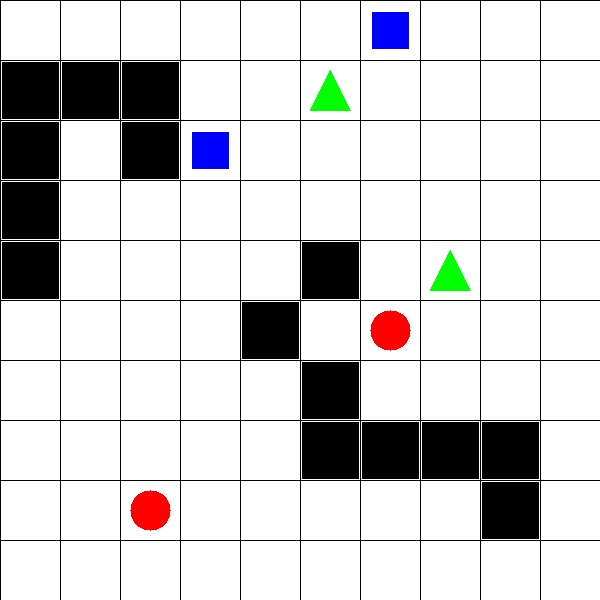
#> input picture test_image3.jpg, 600 x 600 px
$ python test_21.py   (Python 2 division)
#> lines starting #> are read from the running program, lines starting #| are printed output that depends on the picture
### AstarAlgo.py
# A* Shortest Path Algorithm
# http://en.wikipedia.org/wiki/A*
# FB - 201012256
from heapq import heappush, heappop  # for priority queue
import math
import time


class node:
    # current position
    xPos = 0
    yPos = 0
    # total distance already travelled to reach the node
    distance = 0
    # priority = distance + remaining distance estimate
    priority = 0  # smaller: higher priority

    # [5 lines left out: function __init__, not called in this run]

    def __lt__(self, other):  # for priority queue
        return self.priority < other.priority

    def updatePriority(self, xDest, yDest):
        self.priority = self.distance + self.estimate(xDest, yDest) * 10  # A*

    # give better priority to going straight instead of diagonally
    # [105 lines left out: functions nextdistance, estimate, pathFind, not called in this run]


# MAIN
directions = 4  # number of possible directions to move on the map
if directions == 4:
    dx = [1, 0, -1, 0]
    dy = [0, 1, 0, -1]
elif directions == 8:
    dx = [1, 1, 0, -1, -1, -1, 0, 1]
    dy = [0, 1, 1, 1, 0, -1, -1, -1]

# map matrix
n = 10  # horizontal size
m = 10  # vertical size
the_map = []
row = [0] * n
# print row
for i in range(m):
    the_map.append(list(row))

'''
# fillout the map matrix with a '+' pattern
for x in range(n / 8, n * 7 / 8):                                   # obstacle filling
    the_map[m / 2][x] = 1

for y in range(m / 8, m * 7 / 8):
    the_map[y][n / 2] = 1
'''

'''
# randomly select start and finish locations from a list
sf = []
sf.append((0, 0, n - 1, m - 1))
sf.append((0, m - 1, n - 1, 0))
sf.append((n / 2 - 1, m / 2 - 1, n / 2 + 1, m / 2 + 1))
sf.append((n / 2 - 1, m / 2 + 1, n / 2 + 1, m / 2 - 1))
sf.append((n / 2 - 1, 0, n / 2 + 1, m - 1))
sf.append((n / 2 + 1, m - 1, n / 2 - 1, 0))
sf.append((0, m / 2 - 1, n - 1, m / 2 + 1))
sf.append((n - 1, m / 2 + 1, 0, m / 2 - 1))
'''


# [43 lines left out: functions find_path, printMap, not called in this run]

### test_21.py
import cv2
from Integrated import *

from AstarAlgo import *

'''
Program for extracting grid boxes from the grid,
and identify the shape, area and color of the object
'''

def check_task(img_task,gray_task,x):
    counter = ''
    img_extract_size = 60
    img_extract_adjust = 0
    check_value = []
    str_temp = ""
    for column in range(0, x):
        for row in range(0, x):

            i1 = column * img_extract_size + img_extract_adjust
            i2 = (column + 1) * img_extract_size - img_extract_adjust
            j1 = row * img_extract_size + img_extract_adjust
            j2 = (row + 1) * img_extract_size - img_extract_adjust

            img = img_task[i1:i2, j1:j2]
            gray = gray_task[i1:i2, j1:j2]

            color_value = img[30, 30]
            if (color_value[0] < 10 and color_value[1] < 10 and color_value[2] > 240):
                str_temp = ("red",)
            elif (color_value[0] > 240 and color_value[1] < 10 and color_value[2] < 10):
                str_temp = ("blue",)
            elif (color_value[0] < 10 and color_value[1] > 240 and color_value[2] < 10):
                str_temp = ("green",)
            elif (color_value[0] < 10 and color_value[1] > 240 and color_value[2] > 240):
                str_temp = ("yellow",)
            elif (color_value[0] < 10 and color_value[1] < 10 and color_value[2] < 10):
                str_temp = ("black",)

            ret, thresh = cv2.threshold(gray, 160, 255, 1)
            contours, h = cv2.findContours(thresh, 1, 2)

            if len(contours) == 0:
                str_temp = ("NoShape",)
            else:
                for cnt in contours:
                    if counter == str(i1) + str(j1):
                        break
                    approx = cv2.approxPolyDP(cnt, 0.0107 * cv2.arcLength(cnt, True), True)
                    if len(approx) == 3:
                        str_temp += ("Triangle",)
                    elif len(approx) == 4:
                        str_temp += ("4-sided",)
                    elif len(approx) > 10:
                        str_temp += ("Circle",)
                    cv2.imshow("win" + counter, thresh)
                    counter = str(i1) + str(j1)
                    str_temp +=(cv2.contourArea(cnt),)

            check_value.append(str_temp)

    return check_value

img_base_1 = cv2.imread('test_image3.jpg')
#> img_base_1 is the input picture: shape (600, 600, 3); mean B, G, R 209, 208.3, 208.8
gray_base_1 = cv2.imread('test_image3.jpg', 0)
#> gray_base_1: shape (600, 600); min 0, max 255, mean 208.6

board_values = check_task(img_base_1, gray_base_1, 10)
#> after the loop in check_task, `for column in range(0, x):`:
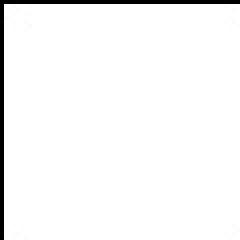
#> gray: shape (60, 60) (shown 4 times larger); min 0, max 255, mean 246.5
#> after the loop in check_task, `for column in range(0, x):`:
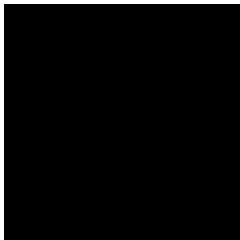
#> thresh: shape (60, 60) (shown 4 times larger); 3.3% white in thin lines or dots
#> after the loop in check_task, `for column in range(0, x):`: check_value = []
#> (the run stopped early here; a loop or call above may not have finished)

$ run again, with test_image1.jpg copied over test_image3.jpg
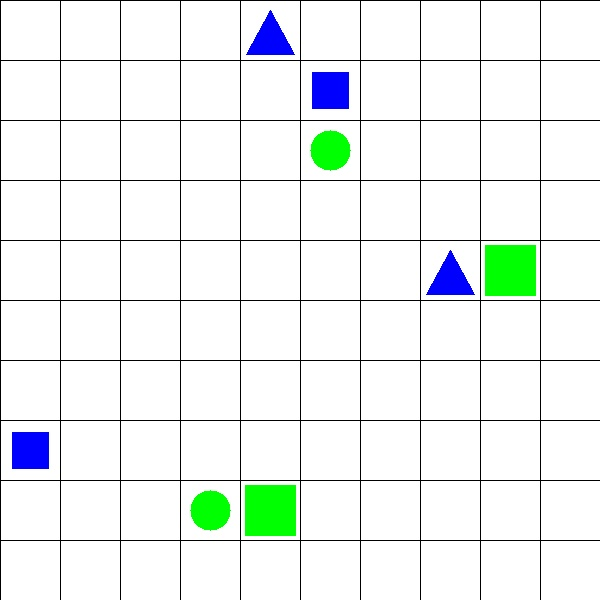
#> input picture test_image1.jpg, 600 x 600 px
#> img_base_1 is the input picture: shape (600, 600, 3); mean B, G, R 240.9, 243, 237.6
#> `gray_base_1 = cv2.imread('test_image3.jpg', 0)`:
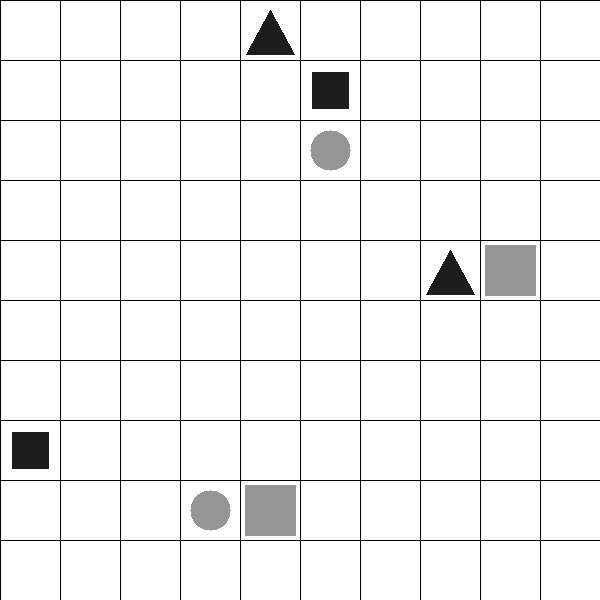
#> gray_base_1: shape (600, 600); min 0, max 255, mean 241.2
#> after the loop in check_task, `for column in range(0, x):`: check_value = []

$ run again, with test_image2.jpg copied over test_image3.jpg
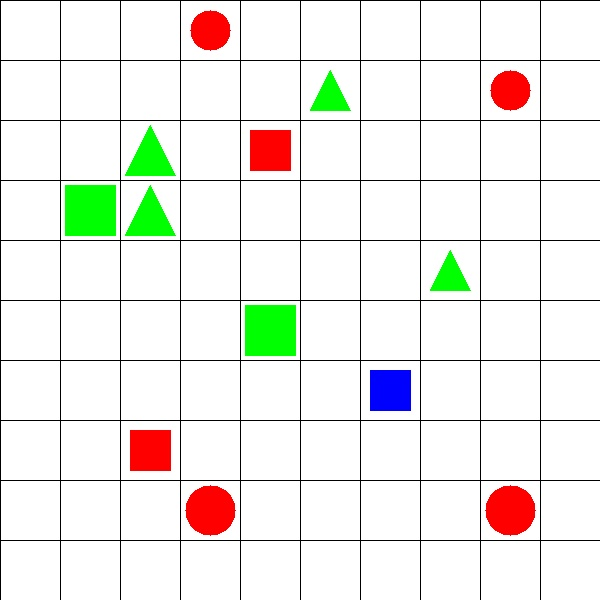
#> input picture test_image2.jpg, 600 x 600 px
#> img_base_1 is the input picture: shape (600, 600, 3); mean B, G, R 232.8, 238.3, 238.4
#> `gray_base_1 = cv2.imread('test_image3.jpg', 0)`:
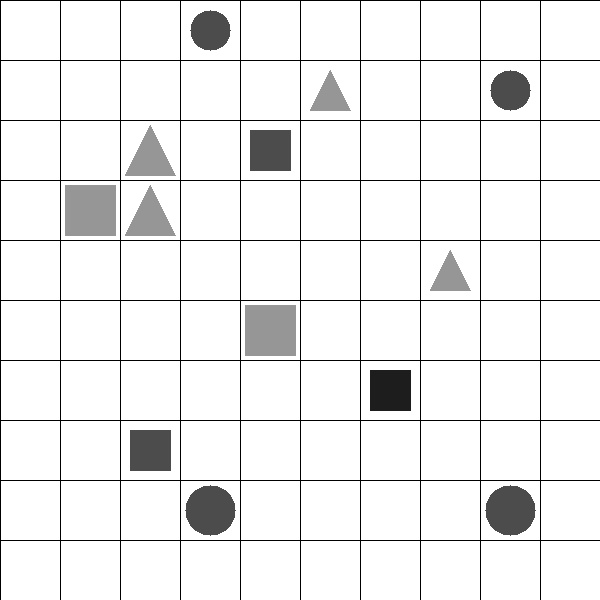
#> gray_base_1: shape (600, 600); min 0, max 255, mean 237.8
#> after the loop in check_task, `for column in range(0, x):`: check_value = []

$ run again, with test_image4.jpg copied over test_image3.jpg
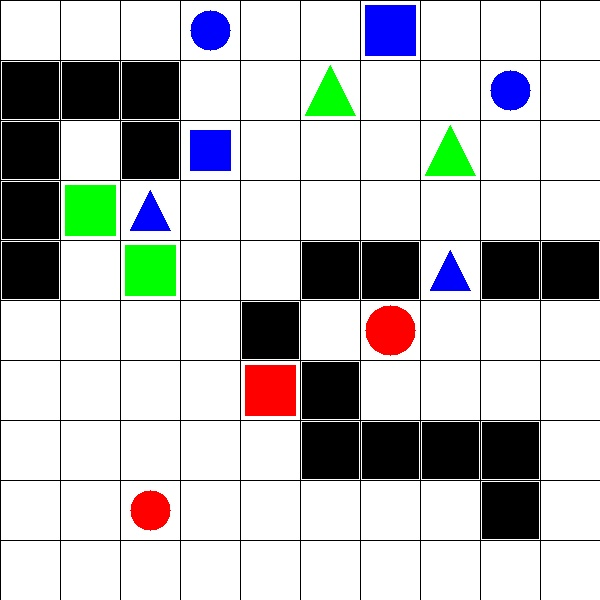
#> input picture test_image4.jpg, 600 x 600 px
#> img_base_1 is the input picture: shape (600, 600, 3); mean B, G, R 195.2, 194.9, 193.4
#> `gray_base_1 = cv2.imread('test_image3.jpg', 0)`:
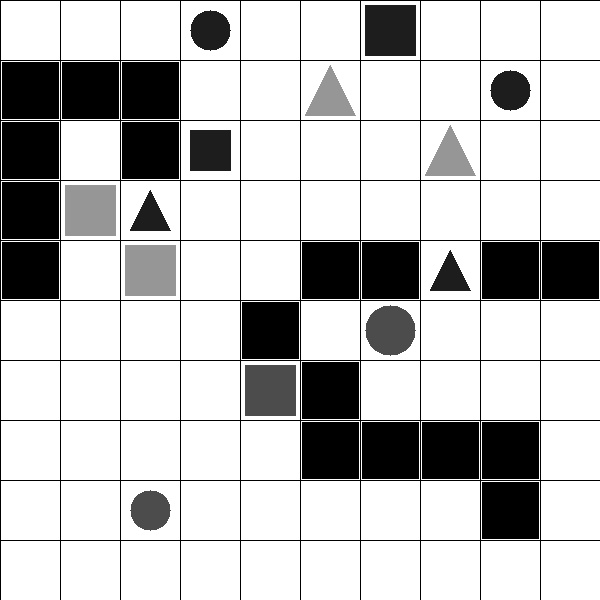
#> gray_base_1: shape (600, 600); min 0, max 255, mean 194.6
#> after the loop in check_task, `for column in range(0, x):`: check_value = []
